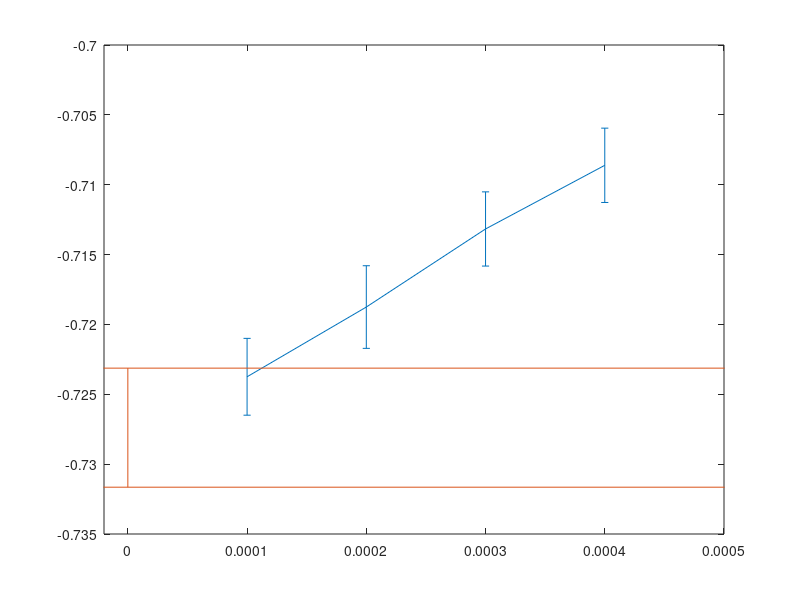

Source code (MATLAB):
hold off
clear all
brown = [-0.723747 0.00274924;
          -0.718756  0.00295726;
          -0.713167  0.00265532;
           -0.708611 0.00266017];

alph = 10;
dt = [0.001/alph; 0.002/alph; 0.003/alph; 0.004/alph];
        
errorbar(dt,brown(:,1),brown(:,2))
hold on
errorbar(0,-0.727389,0.0042606)

axis([-0.00002 0.0005 -0.7350 -0.7000])
